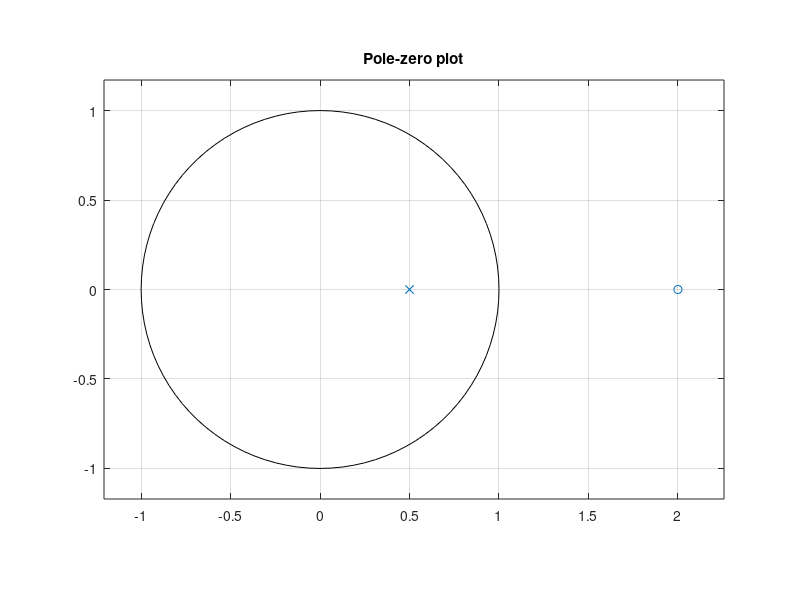
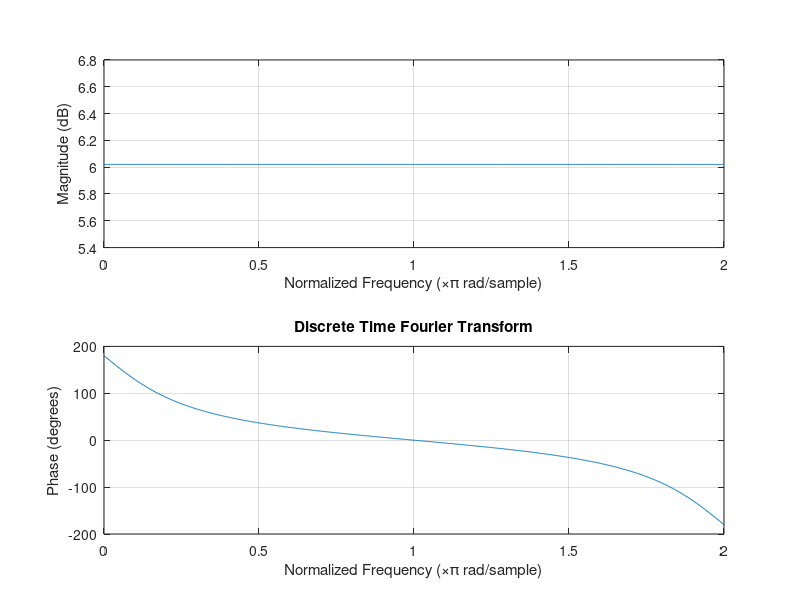
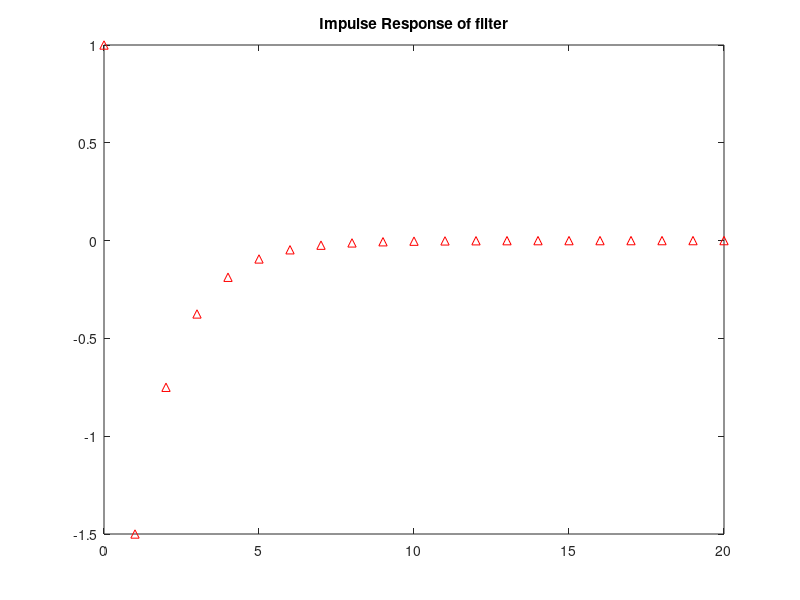

Source code (MATLAB) for these figures, in order:
% for the transfer function given
p = 0.5;
b = [1 -2];
a = [1 -p];

figure;
zplane(b,a);
title("Pole-zero plot");

figure;
n = 1001;
freqz(b,a,n,"whole");
title("Discrete Time Fourier Transform");

figure;
impz(b,a);
title("Impulse Response of filter");
